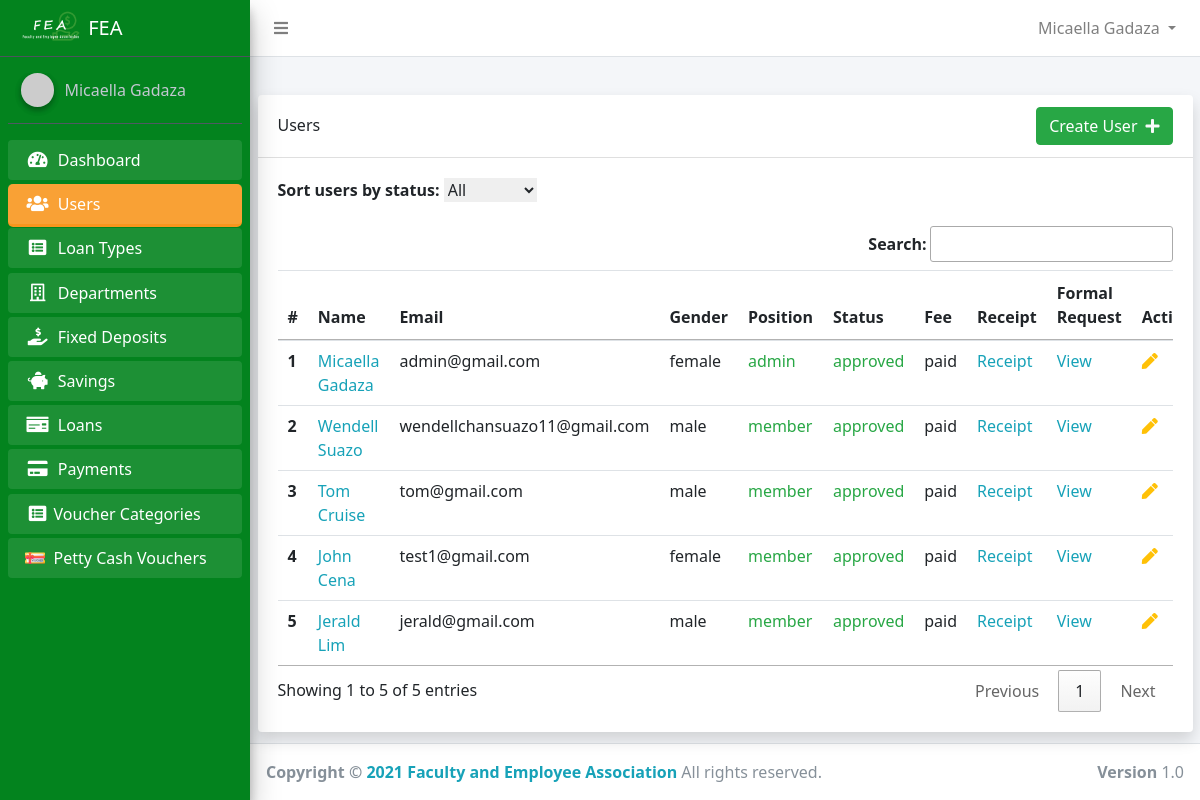
The page /admin/admin_users.php (signed in) on the database as committed earlier.
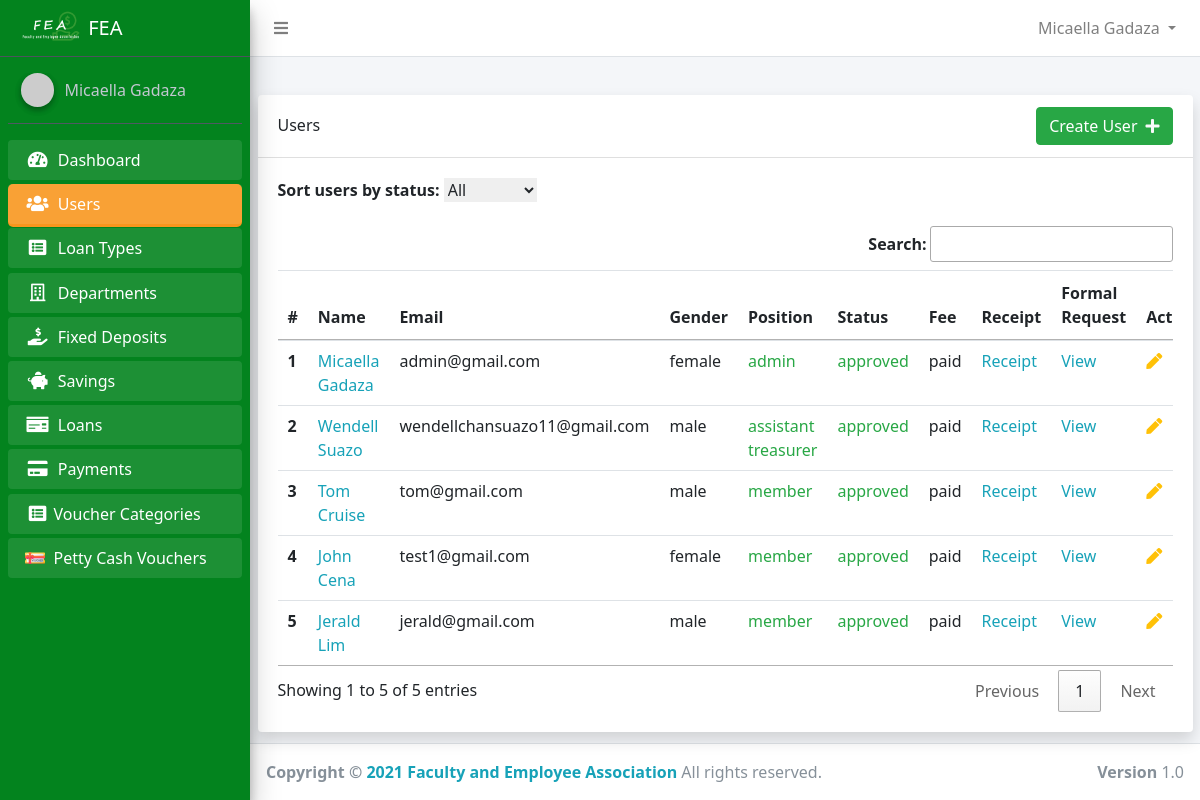
The same page on the database as committed later.
### tables this page shows
CREATE TABLE `users` (
  `id` int(11) NOT NULL,
  `account_number` varchar(50) NOT NULL,
  `firstname` varchar(50) NOT NULL,
  `middlename` varchar(50) NOT NULL,
  `lastname` varchar(50) NOT NULL,
  `home_address` varchar(255) NOT NULL,
  `permanent_address` varchar(255) NOT NULL,
  `gender` varchar(50) NOT NULL,
  `birth_date` varchar(255) DEFAULT NULL,
  `contact_number` varchar(50) NOT NULL,
  `email` varchar(50) NOT NULL,
  `password` varchar(50) NOT NULL,
  `position_id` int(11) DEFAULT NULL,
  `sg` int(11) NOT NULL,
  `employment_status` varchar(50) NOT NULL,
  `department_id` int(11) NOT NULL,
  `name_of_spouse` varchar(100) NOT NULL,
  `fathers_name` varchar(100) NOT NULL,
  `mothers_maiden_name` varchar(50) NOT NULL,
  `beneficiary` varchar(255) NOT NULL,
  `paid_membership` tinyint(1) NOT NULL DEFAULT 0,
  `active` tinyint(1) NOT NULL DEFAULT 0,
  `reason1` text DEFAULT NULL,
  `reason2` text DEFAULT NULL,
  `reason3` text DEFAULT NULL,
  `created_at` timestamp NOT NULL DEFAULT current_timestamp()
);

CREATE TABLE `positions` (
  `id` int(11) NOT NULL,
  `name` varchar(50) NOT NULL
);

### app/config/config.php (called while the page is built, shortened)
<?php
class Connection
{
    public $conn;
    public function __construct()
    {
        try {
            $dsn = 'mysql:host=' . HOST . ';dbname=' . DB_NAME;
            $this->conn = new PDO($dsn, USERNAME, PASSWORD);
            $this->conn->setAttribute(PDO::ATTR_DEFAULT_FETCH_MODE, PDO::FETCH_OBJ);
            $this->conn->setAttribute(PDO::ATTR_EMULATE_PREPARES, false);
        } catch (PDOException $e) {
            echo "Error!: " . $e->getMessage() . "<br/>";
            die();
        }
        return $this->conn;
    }
}

### core.php (called while the page is built, shortened)
<?php
require_once 'app/config/config.php';
require_once 'app/models/User.php';
$user = new User();

### app/models/User.php (called while the page is built, shortened)
<?php
class User extends Connection
{
    public static function Auth()
    {
        if (isset($_SESSION['id'])) {
            return true;
        } else {
            return false;
        }
    }
    public function getFullName()
    {
        if (self::Auth()) {
            $user = $this->getUser();
            return ucwords($user->firstname) . ' ' . ucwords($user->lastname);
        } else {
            return 'Guess';
        }
    }
    public function getUser()
    {
        if (self::Auth()) {
            $sql = "SELECT * FROM users WHERE id=:id AND active=1 AND paid_membership=1";
            $stmt = $this->conn->prepare($sql);
            $stmt->execute(['id' => $_SESSION['id']]);
            $user = $stmt->fetch();
            return $user;
        }
    }
}

### app/controllers/admin/UserController.php (called while the page is built, shortened)
<?php
class AdminUser extends Connection
{
    public function index($status)
    {
        if ($status === '' || $status === 'all') {
            $sql = "SELECT * FROM users";
            $stmt = $this->conn->query($sql);
            $stmt->execute();
            return $stmt->fetchAll();
        } else {
            $sql = "SELECT * FROM users WHERE active=:status";
            $stmt = $this->conn->prepare($sql);
            $stmt->execute(['status' => $status]);
            return $stmt->fetchAll();
        }
    }
    public function getPosition($id)
    {
        $sql = "SELECT * FROM positions WHERE id=:id";
        $stmt = $this->conn->prepare($sql);
        $stmt->execute(['id' => $id]);
        $position = $stmt->fetch();
        if ($position->name) {
            return $position->name;
        }
    }
}

### admin/admin_users.php (the view, shortened to what this page needs)
<?php
require_once '../core.php';
require_once  '../app/includes/admin/header.php';
$adminUser = new AdminUser();
$users = $adminUser->index('');
?>
<div class="container">
    <div class="card shadow">
        <div class="card-header d-flex align-items-center">
            <h4>Users</h4>
            <a href="admin_user_create.php" class="btn btn-success ml-auto">Create User<i class="ml-2 fas fa-plus text-light"></i></a>
        </div>
        <div class="card-body">
            <div class="table-responsive">
                <form action="<?php echo $_SERVER['PHP_SELF'] ?>" method="POST" class="ml-auto" id="sort-form">
                    <div class="form-group">
                        <label for="status">Sort users by status:</label>
                        <select name="active" id="active">
                            <option value="all">All</option>
                        </select>
                    </div>
                </form>
                <?php if ($users) : ?>
                    <table class="table" id="myTable">
                        <thead>
                            <tr>
                                <th scope="col">#</th>
                                <th scope="col">Name</th>
                                <th scope="col">Email</th>
                                <th scope="col">Gender</th>
                                <th scope="col">Position</th>
                                <th scope="col">Status</th>
                                <th scope="col">Fee</th>
                                <th scope="col">Receipt</th>
                                <th scope="col">Formal Request</th>
                                <th scope="col">Actions</th>
                            </tr>
                        </thead>
                        <tbody>
                            <?php foreach ($users as $key => $singleUser) : ?>
                                <tr class="align-items-center">
                                    <th scope="row"><?php echo $key + 1 ?></th>
                                    <td><a class="text-info" href="admin_user_detail.php?id=<?php echo $singleUser->id ?>"><?php echo ucfirst($singleUser->firstname) . ' ' . ucfirst($singleUser->lastname) ?></a></td>
                                    <td><?php echo $singleUser->email ?></td>
                                    <td><?php echo $singleUser->gender ?></td>
                                    <td>
                                        <span class="<?php echo ($adminUser->getPosition($singleUser->position_id) != 'customer') ? 'text-success' : 'text-secondary' ?> ">
                                            <?php echo $adminUser->getPosition($singleUser->position_id) ?>
                                        </span>
                                    </td>
                                    <td>
                                        <?php if ($singleUser->active) : ?>
                                            <span class="text-success">approved</span>
                                        <?php else : ?>
                                            <span class="text-danger">pending</span>
                                        <?php endif; ?>
                                    </td>
                                    <td><?php echo ($singleUser->paid_membership) ? 'paid' : 'not paid' ?></td>
                                    <td><a href="membership_receipt.php?id=<?php echo $singleUser->id ?>" class="text-info">Receipt</a></td>
                                    <td><a href="membership_request.php?id=<?php echo $singleUser->id ?>" class="text-info">View</a></td>
                                    <td class="d-flex">
                                        <form action="admin_user_update.php" method="POST">
                                            <button type="submit" class="text-warning mr-3" style="border:none; background:none">
                                                <i class="fas fa-pen"></i>
                                            </button>
                                        </form>
                                    </td>
                                </tr>
                            <?php endforeach; ?>
                        </tbody>
                    </table>
                <?php else : ?>
                    <h2 class="text-secondary text-center">No User Yet</h2>
                <?php endif; ?>
            </div>
        </div>
    </div>
</div>
</div>
<?php require_once BASE . '/app/includes/admin/footer.php' ?>

### app/includes/admin/header.php (shortened to what this page needs)
<!DOCTYPE html>
<html lang="en">
<head>
    <link rel="stylesheet" href="https://cdnjs.cloudflare.com/ajax/libs/font-awesome/5.15.2/css/all.min.css">
    <link rel="stylesheet" href="../assets/admin/css/adminlte.min.css">
    <link rel="stylesheet" href="../assets/admin/css/OverlayScrollbars.min.css">
    <link rel="stylesheet" href="https://cdn.jsdelivr.net/npm/bootstrap-select@1.13.14/dist/css/bootstrap-select.min.css">
    <link rel="stylesheet" href="../assets/css/bootstrap-select.min.css">
    <link rel="stylesheet" href="../assets/admin/css/admin.css?id=<?php time(); ?>">
    <link href="https://unpkg.com/tailwindcss@^2/dist/tailwind.min.css" rel="stylesheet">
    <link rel="stylesheet" href="//cdn.datatables.net/1.10.24/css/jquery.dataTables.min.css">
    <link rel="stylesheet" href="https://cdn.datatables.net/buttons/1.7.0/css/buttons.dataTables.min.css">
</head>
<body class="hold-transition sidebar-mini layout-fixed">
    <div class="wrapper">
        <?php include 'navbar.php' ?>
        <aside class="main-sidebar sidebar-dark-primary elevation-4">
            <a href="../index.php" class="brand-link d-flex align-items-center">
                <img src="../assets/img/logo_light.png" alt="FEA" class="brand-image">
                <span class="brand-text">FEA</span>
            </a>
            <?php include 'sidebar.php' ?>
        </aside>
        <div class="content-wrapper">
            <div class="content-header">
            </div>

### app/includes/admin/navbar.php (shortened to what this page needs)
<nav class="main-header navbar navbar-expand navbar-white navbar-light">
    <ul class="navbar-nav" style="width:100%;">
        <li class="nav-item">
            <a class="nav-link" data-widget="pushmenu" href="#" role="button"><i class="fas fa-bars"></i></a>
        </li>
        <li class="nav-item dropdown" style="margin-left:auto">
            <a id="navbarDropdown" class="nav-link dropdown-toggle" href="#" role="button" data-toggle="dropdown" aria-haspopup="true" aria-expanded="false" v-pre>
                <?php echo $user->getFullName() ?>
            </a>
        </li>
    </ul>
</nav>

### app/includes/admin/sidebar.php (shortened to what this page needs)
<div class="sidebar">
    <div class="user-panel mt-3 pb-3 mb-3 d-flex">
        <div class="image">
            <img src="https://ui-avatars.com/api/?name=<?php echo $user->getFullName() ?>" class="img-circle elevation-2" alt="User Image">
        </div>
        <div class="info">
            <a href="" class="d-block"><?php echo $user->getFullName() ?></a>
        </div>
    </div>
    <nav class="mt-2">
        <ul class="nav nav-pills nav-sidebar flex-column" data-widget="treeview" role="menu" data-accordion="false">
            <?php if ($_SESSION['position_id'] == 1) : ?>
                <li class="nav-item menu-open
                <?php echo (strpos(CURRENT_URL, 'dashboard') !== false) ? 'active' : '' ?>
                ">
                    <a href="<?php echo BASE_URL . '/admin/dashboard.php' ?>" class="nav-link">
                        <i class="nav-icon fas fa-tachometer-alt"></i>
                        <p>
                            Dashboard
                        </p>
                    </a>
                </li>
                <li class="nav-item menu-open
            <?php echo (strpos(CURRENT_URL, 'admin_user') !== false) ? 'active' : '' ?>
            ">
                    <a href="<?php echo BASE_URL . 'admin/admin_users.php' ?>" class="nav-link">
                        <i class="nav-icon fas fa-users"></i>
                        <p>
                            Users
                        </p>
                    </a>
                </li>
                <li class="nav-item menu-open
            <?php echo (strpos(CURRENT_URL, 'type') !== false) ? 'active' : '' ?>
            ">
                    <a href="<?php echo BASE_URL . 'admin/types.php' ?>" class="nav-link ">
                        <i class="nav-icon fa fa-list-alt"></i>
                        <p>
                            Loan Types
                        </p>
                    </a>
                </li>
                <li class="nav-item menu-open
            <?php echo (strpos(CURRENT_URL, 'department') !== false) ? 'active' : '' ?>
            ">
                    <a href="<?php echo BASE_URL . 'admin/departments.php' ?>" class="nav-link">
                        <i class="nav-icon far fa-building"></i>
                        <p>
                            Departments
                        </p>
                    </a>
                </li>
                <li class="nav-item menu-open
            <?php echo (strpos(CURRENT_URL, 'deposit') !== false) ? 'active' : '' ?>
            ">
                    <a href="<?php echo BASE_URL . 'admin/fixed_deposits.php' ?>" class="nav-link">
                        <i class="nav-icon fas fa-hand-holding-usd"></i>
                        <p>
                            Fixed Deposits
                        </p>
                    </a>
                </li>
                <li class="nav-item menu-open
            <?php echo (strpos(CURRENT_URL, 'saving') !== false) ? 'active' : '' ?>
            ">
                    <a href="<?php echo BASE_URL . 'admin/savings.php' ?>" class="nav-link">
                        <i class="nav-icon fas fa-piggy-bank"></i>
                        <p>
                            Savings
                        </p>
                    </a>
                </li>
                <li class="nav-item menu-open
            <?php echo (strpos(CURRENT_URL, 'admin/loan') !== false) ? 'active' : '' ?>
            ">
                    <a href="<?php echo BASE_URL . 'admin/loans.php' ?>" class=" nav-link ">
                        <i class="nav-icon fas fa-money-check"></i>
                        <p>
                            Loans
                        </p>
                    </a>
                </li>
                <li class="nav-item menu-open
            <?php echo (strpos(CURRENT_URL, 'payment') !== false) ? 'active' : '' ?>
            ">
                    <a href="<?php echo BASE_URL . 'admin/payments.php' ?>" class=" nav-link ">
                        <i class="nav-icon fas fa-credit-card"></i>
                        <p>
                            Payments
                        </p>
                    </a>
                </li>
                <li class="nav-item menu-open
            <?php echo (strpos(CURRENT_URL, 'admin/categor') !== false) ? 'active' : '' ?>
            ">
                    <a href="<?php echo BASE_URL . 'admin/categories_voucher.php' ?>" class=" nav-link d-flex align-items-center">
                        <i class="nav-icon fa fa-list-alt"></i>
                        <p>
                            Voucher Categories
                        </p>
                    </a>
                </li>
                <li class="nav-item menu-open
            <?php echo (strpos(CURRENT_URL, 'admin/voucher') !== false) ? 'active' : '' ?>
            ">
                    <a href="<?php echo BASE_URL . 'admin/vouchers.php' ?>" class=" nav-link d-flex align-items-center">
                        <i class="nav-icon">
                            <img src="../assets/img/voucher_icon.svg" alt="" width="20px" height="25px">
                        </i>
                        <p>
                            Petty Cash Vouchers
                        </p>
                    </a>
                </li>
            <?php endif ?>
        </ul>
    </nav>
</div>

### app/includes/admin/footer.php (shortened to what this page needs)
<footer class="main-footer">
    <strong>Copyright &copy; <span class="text-info">2021 Faculty and Employee Association</span></strong>
    All rights reserved.
    <div class="float-right d-none d-sm-inline-block">
        <b>Version</b> 1.0
    </div>
</footer>
</div>
</body>
</html>

### assets/admin/css/admin.css (style rules this page uses)
.sidebar { background: rgb(3, 131, 30); }
.main-sidebar { background-color: rgb(3, 131, 30) !important; }
.menu-open { margin-bottom: 1px !important; }
.active { background: #f8961e; border-radius: 5px; }

Rows that differ between the two databases and show on the page:
changed users "Wendell": position.name "member" → "assistant treasurer"
